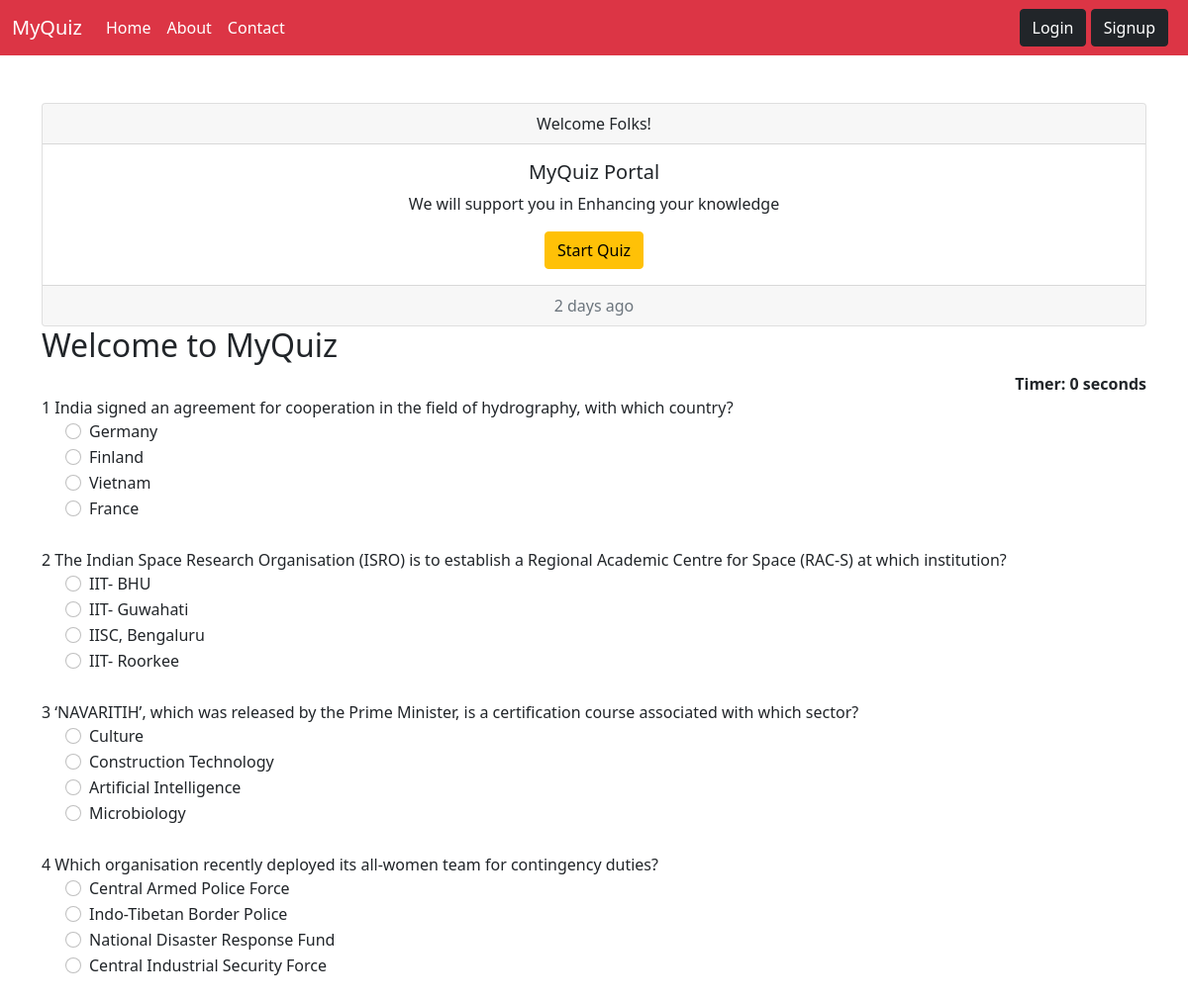
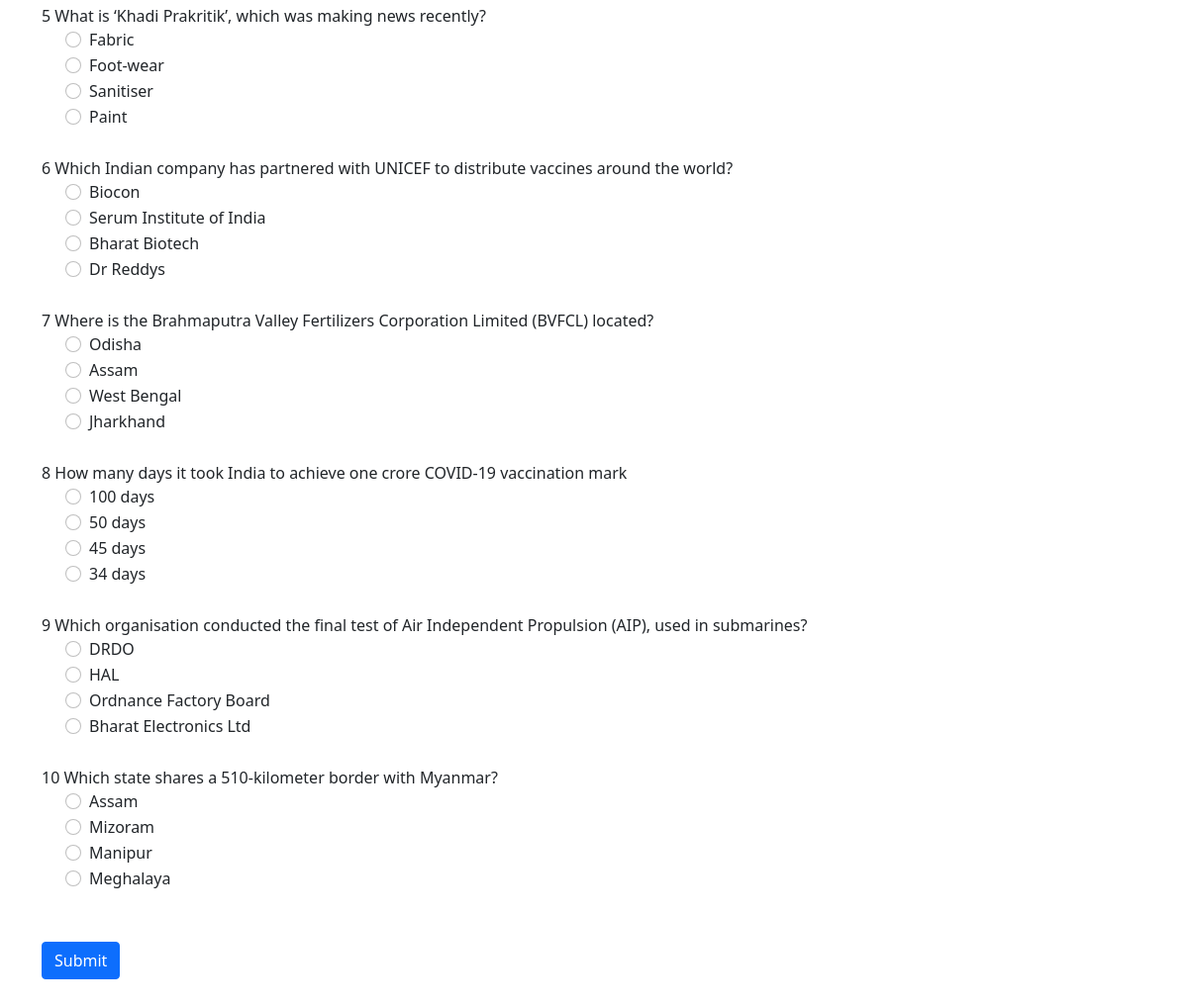
The page / on the database its author committed (2 pictures, top to bottom).
### myquiz/models.py (models this page shows, shortened)
class Question(models.Model):
    Sno=models.AutoField(primary_key=True)
    Ques=models.CharField(max_length=300, null=True)
    opt1=models.CharField(max_length=200, null=True)
    opt2=models.CharField(max_length=200, null=True)
    opt3=models.CharField(max_length=200, null=True)
    opt4=models.CharField(max_length=200, null=True)
    ans=models.CharField(max_length=200, null=True)

### myquiz/views.py (the view)
# urls.py: path('', views.home, name='home'),
def home(request):
    allposts = Question.objects.all()
    context = {
        'allposts':allposts
    }
    return render(request, "myquiz/home.html",context)

### templates/myquiz/home.html (shortened to what this page needs)
{% extends 'base.html' %}
{% block body %}
{% load static %}
<div class="my-5">
<div class="container">
<div class="card text-center">
  <div class="card-header">
    Welcome Folks!
  </div>
  <div class="card-body">
    <h5 class="card-title">MyQuiz Portal</h5>
    <p class="card-text">We will support you in Enhancing your knowledge </p>
    <a href="/" class="btn btn-warning">Start Quiz</a>
  </div>
  <div class="card-footer text-muted">
    2 days ago
  </div>
</div>
<h2>Welcome to MyQuiz</h2>
<div align="right " id="displaytimer"><b>Timer: 0 seconds</b></div>
<form method='post' action='/quizpage/'>
    {% for q  in allposts%}
    <div class="form-group">
      <label for="question">{{q.Sno}} {{q.Ques}}</label>
    </div>
    <div class="form-check">
        <div class="form-check">
            <input class="form-check-input" type="radio" name="{{q.Ques}}" id="gridRadios1" value="option1">
            <label class="form-check-label" for="gridRadios1">
                {{q.opt1}}
            </label>
        </div>
        <div class="form-check">
            <input class="form-check-input" type="radio" name="{{q.Ques}}" id="gridRadios2" value="option2">
            <label class="form-check-label" for="gridRadios2">
                {{q.opt2}}
            </label>
        </div>
        <div class="form-check">
            <input class="form-check-input" type="radio" name="{{q.Ques}}" id="gridRadios1" value="option3">
            <label class="form-check-label" for="gridRadios1">
                {{q.opt3}}
            </label>
        </div>
        <div class="form-check">
            <input class="form-check-input" type="radio" name="{{q.Ques}}" id="gridRadios2" value="option4">
            <label class="form-check-label" for="gridRadios2">
                {{q.opt4}}
            </label>
        </div>
        <br>
    </div>
    {% endfor %}
    <br>
    <button type="submit" class="btn btn-primary">Submit</button>
  </form>
</div>
</div>
{% endblock body %}

### templates/base.html (shortened to what this page needs)
<!doctype html>
<html lang="en">
  <head>
    <link href="https://cdn.jsdelivr.net/npm/bootstrap@5.1.3/dist/css/bootstrap.min.css" rel="stylesheet">
  </head>
  <body>
    <nav class="navbar navbar-expand-lg navbar-dark bg-danger">
  <div class="container-fluid">
    <a class="navbar-brand" href="/">MyQuiz</a>
    <div class="collapse navbar-collapse" id="navbarSupportedContent">
      <ul class="navbar-nav me-auto mb-2 mb-lg-0">
        <li class="nav-item">
          <a class="nav-link active" aria-current="page" href="/">Home</a>
        </li>
        <li class="nav-item">
          <a class="nav-link active" href="/about/">About</a>
        </li>
        <li class="nav-item">
          <a class="nav-link active" href="/contact/">Contact</a>
        </li>
      </ul>
      <form class="d-flex">
      <div class= "mx-2">
      {% if user.is_authenticated %}
      <button type="button" class="btn btn-warning btn-lg">Welcome {{request.user}}</button>
      <a href="/logout/" class="btn btn-dark" role="button" aria-disabled="false">Logout</a>
      {% else %}
          <button type="button" class="btn btn-dark" data-bs-toggle="modal" data-bs-target="#loginmodal">
          Login
         </button>
        <button type="button" class="btn btn-dark" data-bs-toggle="modal" data-bs-target="#signupmodal">
          Signup
        </button>
        {% endif %}
      </div>
      </form>
    </div>
  </div>
</nav>
{% block body %}
{% endblock body %}
  </body>
</html>

### rows shown on the page
Question: Sno "1", Ques "India signed an agreement for cooperation in the field of hydrography, with which country?", opt1 "Germany", opt2 "Finland", opt3 "Vietnam", opt4 "France"
Question: Sno "2", Ques "The Indian Space Research Organisation (ISRO) is to establish a Regional Academic Centre for Space (RAC-S) at which institution?", opt1 "IIT- BHU", opt2 "IIT- Guwahati", opt3 "IISC, Bengaluru", opt4 "IIT- Roorkee"
Question: Sno "3", Ques "‘NAVARITIH’, which was released by the Prime Minister, is a certification course associated with which sector?", opt1 "Culture", opt2 "Construction Technology", opt3 "Artificial Intelligence", opt4 "Microbiology"
Question: Sno "4", Ques "Which organisation recently deployed its all-women team for contingency duties?", opt1 "Central Armed Police Force", opt2 "Indo-Tibetan Border Police", opt3 "National Disaster Response Fund", opt4 "Central Industrial Security Force"
Question: Sno "5", Ques "What is ‘Khadi Prakritik’, which was making news recently?", opt1 "Fabric", opt2 "Foot-wear", opt3 "Sanitiser", opt4 "Paint"
Question: Sno "6", Ques "Which Indian company has partnered with UNICEF to distribute vaccines around the world?", opt1 "Biocon", opt2 "Serum Institute of India", opt3 "Bharat Biotech", opt4 "Dr Reddys"
Question: Sno "7", Ques "Where is the Brahmaputra Valley Fertilizers Corporation Limited (BVFCL) located?", opt1 "Odisha", opt2 "Assam", opt3 "West Bengal", opt4 "Jharkhand"
Question: Sno "8", Ques "How many days it took India to achieve one crore COVID-19 vaccination mark", opt1 "100 days", opt2 "50 days", opt3 "45 days", opt4 "34 days"
Question: Sno "9", Ques "Which organisation conducted the final test of Air Independent Propulsion (AIP), used in submarines?", opt1 "DRDO", opt2 "HAL", opt3 "Ordnance Factory Board", opt4 "Bharat Electronics Ltd"
Question: Sno "10", Ques "Which state shares a 510-kilometer border with Myanmar?", opt1 "Assam", opt2 "Mizoram", opt3 "Manipur", opt4 "Meghalaya"
